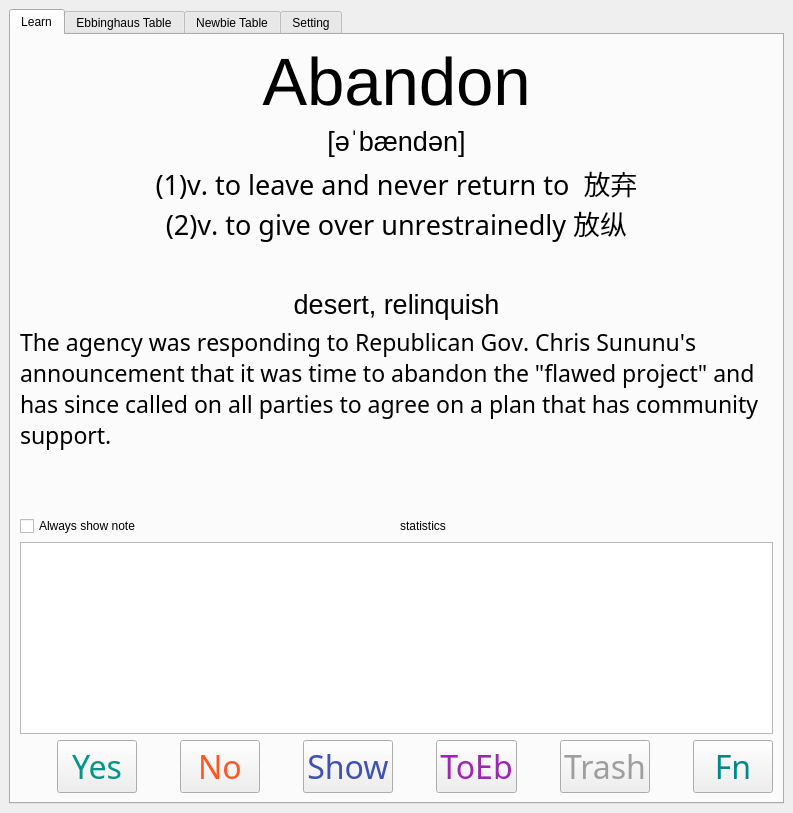
<?xml version="1.0" encoding="UTF-8"?>
<ui version="4.0">
 <class>MainWindow</class>
 <widget class="QMainWindow" name="MainWindow">
  <property name="geometry">
   <rect>
    <x>0</x>
    <y>0</y>
    <width>793</width>
    <height>813</height>
   </rect>
  </property>
  <property name="windowTitle">
   <string>MainWindow</string>
  </property>
  <widget class="QWidget" name="centralwidget">
   <layout class="QGridLayout" name="gridLayout">
    <item row="0" column="0">
     <widget class="QTabWidget" name="tabWidget">
      <property name="currentIndex">
       <number>0</number>
      </property>
      <widget class="QWidget" name="tab">
       <attribute name="title">
        <string>Learn</string>
       </attribute>
       <layout class="QGridLayout" name="gridLayout_2">
        <item row="0" column="0">
         <layout class="QVBoxLayout" name="verticalLayout_3">
          <item>
           <layout class="QVBoxLayout" name="verticalLayout">
            <item>
             <widget class="QLabel" name="t_word">
              <property name="font">
               <font>
                <family>Arial</family>
                <pointsize>50</pointsize>
                <weight>50</weight>
                <bold>false</bold>
               </font>
              </property>
              <property name="text">
               <string>Abandon</string>
              </property>
              <property name="alignment">
               <set>Qt::AlignCenter</set>
              </property>
             </widget>
            </item>
            <item>
             <widget class="QLabel" name="t_pron">
              <property name="font">
               <font>
                <family>.AppleSystemUIFont</family>
                <pointsize>20</pointsize>
               </font>
              </property>
              <property name="text">
               <string>[əˈbændən]</string>
              </property>
              <property name="alignment">
               <set>Qt::AlignCenter</set>
              </property>
             </widget>
            </item>
            <item>
             <widget class="QLabel" name="t_mean">
              <property name="font">
               <font>
                <family>Hannotate SC</family>
                <pointsize>20</pointsize>
                <kerning>false</kerning>
               </font>
              </property>
              <property name="text">
               <string>(1)v. to leave and never return to  放弃
(2)v. to give over unrestrainedly 放纵</string>
              </property>
              <property name="alignment">
               <set>Qt::AlignHCenter|Qt::AlignTop</set>
              </property>
              <property name="wordWrap">
               <bool>true</bool>
              </property>
             </widget>
            </item>
            <item>
             <spacer name="verticalSpacer_2">
              <property name="orientation">
               <enum>Qt::Vertical</enum>
              </property>
              <property name="sizeHint" stdset="0">
               <size>
                <width>20</width>
                <height>40</height>
               </size>
              </property>
             </spacer>
            </item>
            <item>
             <widget class="QLabel" name="t_syn">
              <property name="font">
               <font>
                <family>Arial</family>
                <pointsize>20</pointsize>
               </font>
              </property>
              <property name="text">
               <string>desert, relinquish</string>
              </property>
              <property name="alignment">
               <set>Qt::AlignCenter</set>
              </property>
             </widget>
            </item>
            <item>
             <widget class="QLabel" name="t_ex">
              <property name="font">
               <font>
                <family>Hiragino Sans</family>
                <pointsize>17</pointsize>
                <kerning>false</kerning>
               </font>
              </property>
              <property name="text">
               <string>The agency was responding to Republican Gov. Chris Sununu's announcement that it was time to abandon the &quot;ﬂawed project&quot; and has since called on all parties to agree on a plan that has community support.</string>
              </property>
              <property name="alignment">
               <set>Qt::AlignLeading|Qt::AlignLeft|Qt::AlignTop</set>
              </property>
              <property name="wordWrap">
               <bool>true</bool>
              </property>
             </widget>
            </item>
           </layout>
          </item>
          <item>
           <spacer name="verticalSpacer">
            <property name="orientation">
             <enum>Qt::Vertical</enum>
            </property>
            <property name="sizeHint" stdset="0">
             <size>
              <width>20</width>
              <height>40</height>
             </size>
            </property>
           </spacer>
          </item>
          <item>
           <layout class="QHBoxLayout" name="horizontalLayout_2">
            <item>
             <widget class="QCheckBox" name="b_show_note">
              <property name="font">
               <font>
                <family>Arial</family>
               </font>
              </property>
              <property name="text">
               <string>Always show note</string>
              </property>
             </widget>
            </item>
            <item>
             <widget class="QLabel" name="t_stat">
              <property name="text">
               <string>statistics</string>
              </property>
             </widget>
            </item>
           </layout>
          </item>
          <item>
           <layout class="QVBoxLayout" name="verticalLayout_2">
            <item>
             <widget class="QTextEdit" name="t_note">
              <property name="font">
               <font>
                <family>Hannotate SC</family>
                <pointsize>20</pointsize>
               </font>
              </property>
              <property name="html">
               <string>&lt;!DOCTYPE HTML PUBLIC &quot;-//W3C//DTD HTML 4.0//EN&quot; &quot;http://www.w3.org/TR/REC-html40/strict.dtd&quot;&gt;
&lt;html&gt;&lt;head&gt;&lt;meta name=&quot;qrichtext&quot; content=&quot;1&quot; /&gt;&lt;style type=&quot;text/css&quot;&gt;
p, li { white-space: pre-wrap; }
&lt;/style&gt;&lt;/head&gt;&lt;body style=&quot; font-family:'Hannotate SC'; font-size:20pt; font-weight:400; font-style:normal;&quot;&gt;
&lt;p style=&quot;-qt-paragraph-type:empty; margin-top:0px; margin-bottom:0px; margin-left:0px; margin-right:0px; -qt-block-indent:0; text-indent:0px; font-family:'Sinhala Sangam MN';&quot;&gt;&lt;br /&gt;&lt;/p&gt;&lt;/body&gt;&lt;/html&gt;</string>
              </property>
             </widget>
            </item>
            <item>
             <layout class="QHBoxLayout" name="horizontalLayout" stretch="1,1,1,1,1,1,1,1,1,1,1,1">
              <item>
               <spacer name="horizontalSpacer_4">
                <property name="orientation">
                 <enum>Qt::Horizontal</enum>
                </property>
                <property name="sizeHint" stdset="0">
                 <size>
                  <width>40</width>
                  <height>20</height>
                 </size>
                </property>
               </spacer>
              </item>
              <item>
               <widget class="QPushButton" name="b_yes">
                <property name="font">
                 <font>
                  <family>Menlo</family>
                  <pointsize>24</pointsize>
                 </font>
                </property>
                <property name="styleSheet">
                 <string notr="true">QPushButton
{
   color:#009688;
}</string>
                </property>
                <property name="text">
                 <string> Yes </string>
                </property>
               </widget>
              </item>
              <item>
               <spacer name="horizontalSpacer">
                <property name="orientation">
                 <enum>Qt::Horizontal</enum>
                </property>
                <property name="sizeHint" stdset="0">
                 <size>
                  <width>40</width>
                  <height>20</height>
                 </size>
                </property>
               </spacer>
              </item>
              <item>
               <widget class="QPushButton" name="b_no">
                <property name="font">
                 <font>
                  <family>Menlo</family>
                  <pointsize>24</pointsize>
                 </font>
                </property>
                <property name="styleSheet">
                 <string notr="true">QPushButton
{
   color:#FF5722;
}</string>
                </property>
                <property name="text">
                 <string> No </string>
                </property>
               </widget>
              </item>
              <item>
               <spacer name="horizontalSpacer_2">
                <property name="orientation">
                 <enum>Qt::Horizontal</enum>
                </property>
                <property name="sizeHint" stdset="0">
                 <size>
                  <width>40</width>
                  <height>20</height>
                 </size>
                </property>
               </spacer>
              </item>
              <item>
               <widget class="QPushButton" name="b_show">
                <property name="font">
                 <font>
                  <family>Menlo</family>
                  <pointsize>24</pointsize>
                 </font>
                </property>
                <property name="styleSheet">
                 <string notr="true">QPushButton
{
   color:#3F51B5;
}</string>
                </property>
                <property name="text">
                 <string>Show</string>
                </property>
               </widget>
              </item>
              <item>
               <spacer name="horizontalSpacer_6">
                <property name="orientation">
                 <enum>Qt::Horizontal</enum>
                </property>
                <property name="sizeHint" stdset="0">
                 <size>
                  <width>40</width>
                  <height>20</height>
                 </size>
                </property>
               </spacer>
              </item>
              <item>
               <widget class="QPushButton" name="b_to_eb">
                <property name="font">
                 <font>
                  <family>Menlo</family>
                  <pointsize>24</pointsize>
                 </font>
                </property>
                <property name="styleSheet">
                 <string notr="true">QPushButton
{
   color:#9C27B0;
}</string>
                </property>
                <property name="text">
                 <string>ToEb</string>
                </property>
               </widget>
              </item>
              <item>
               <spacer name="horizontalSpacer_3">
                <property name="orientation">
                 <enum>Qt::Horizontal</enum>
                </property>
                <property name="sizeHint" stdset="0">
                 <size>
                  <width>40</width>
                  <height>20</height>
                 </size>
                </property>
               </spacer>
              </item>
              <item>
               <widget class="QPushButton" name="b_trash">
                <property name="font">
                 <font>
                  <family>Menlo</family>
                  <pointsize>24</pointsize>
                 </font>
                </property>
                <property name="styleSheet">
                 <string notr="true">QPushButton
{
   color:#9E9E9E;
}</string>
                </property>
                <property name="text">
                 <string>Trash</string>
                </property>
               </widget>
              </item>
              <item>
               <spacer name="horizontalSpacer_5">
                <property name="orientation">
                 <enum>Qt::Horizontal</enum>
                </property>
                <property name="sizeHint" stdset="0">
                 <size>
                  <width>40</width>
                  <height>20</height>
                 </size>
                </property>
               </spacer>
              </item>
              <item>
               <widget class="QPushButton" name="b_fn">
                <property name="font">
                 <font>
                  <family>Menlo</family>
                  <pointsize>24</pointsize>
                 </font>
                </property>
                <property name="styleSheet">
                 <string notr="true">QPushButton
{
   color:#018786;
}</string>
                </property>
                <property name="text">
                 <string> Fn </string>
                </property>
               </widget>
              </item>
             </layout>
            </item>
           </layout>
          </item>
         </layout>
        </item>
       </layout>
      </widget>
      <widget class="QWidget" name="tab_2">
       <attribute name="title">
        <string>Ebbinghaus Table</string>
       </attribute>
       <layout class="QGridLayout" name="gridLayout_3">
        <item row="0" column="0">
         <widget class="QTableView" name="t_table_eb"/>
        </item>
       </layout>
      </widget>
      <widget class="QWidget" name="tab_3">
       <attribute name="title">
        <string>Newbie Table</string>
       </attribute>
       <layout class="QGridLayout" name="gridLayout_4">
        <item row="0" column="0">
         <widget class="QTableView" name="t_table_new"/>
        </item>
       </layout>
      </widget>
      <widget class="QWidget" name="tab_4">
       <attribute name="title">
        <string>Setting</string>
       </attribute>
       <widget class="QWidget" name="">
        <property name="geometry">
         <rect>
          <x>10</x>
          <y>0</y>
          <width>217</width>
          <height>124</height>
         </rect>
        </property>
        <layout class="QVBoxLayout" name="verticalLayout_4">
         <item>
          <widget class="QLabel" name="t_version">
           <property name="text">
            <string>Version Info</string>
           </property>
           <property name="alignment">
            <set>Qt::AlignCenter</set>
           </property>
          </widget>
         </item>
         <item>
          <layout class="QHBoxLayout" name="horizontalLayout_4">
           <item>
            <widget class="QLabel" name="label">
             <property name="text">
              <string>Eb Quiz Threshold         </string>
             </property>
            </widget>
           </item>
           <item>
            <widget class="QDoubleSpinBox" name="e_eb_thresh">
             <property name="maximum">
              <double>0.990000000000000</double>
             </property>
             <property name="singleStep">
              <double>0.010000000000000</double>
             </property>
            </widget>
           </item>
          </layout>
         </item>
         <item>
          <layout class="QHBoxLayout" name="horizontalLayout_3">
           <item>
            <widget class="QLabel" name="label_2">
             <property name="text">
              <string>Newbie Quiz Threshold </string>
             </property>
            </widget>
           </item>
           <item>
            <widget class="QDoubleSpinBox" name="e_newbie_thresh">
             <property name="maximum">
              <double>0.990000000000000</double>
             </property>
             <property name="singleStep">
              <double>0.010000000000000</double>
             </property>
             <property name="value">
              <double>0.000000000000000</double>
             </property>
            </widget>
           </item>
          </layout>
         </item>
         <item>
          <layout class="QHBoxLayout" name="horizontalLayout_5">
           <item>
            <widget class="QLabel" name="label_3">
             <property name="text">
              <string>Newbie to Eb Threshold</string>
             </property>
            </widget>
           </item>
           <item>
            <widget class="QSpinBox" name="e_newbie2eb_thresh">
             <property name="minimum">
              <number>1</number>
             </property>
            </widget>
           </item>
          </layout>
         </item>
        </layout>
       </widget>
      </widget>
     </widget>
    </item>
   </layout>
  </widget>
 </widget>
 <resources/>
 <connections/>
</ui>
